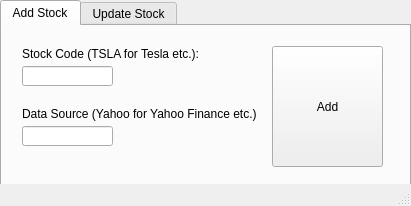
<?xml version="1.0" encoding="UTF-8"?>
<ui version="4.0">
 <class>MainWindow</class>
 <widget class="QMainWindow" name="MainWindow">
  <property name="geometry">
   <rect>
    <x>0</x>
    <y>0</y>
    <width>411</width>
    <height>206</height>
   </rect>
  </property>
  <property name="windowTitle">
   <string>Stock Data Compiler</string>
  </property>
  <widget class="QWidget" name="centralwidget">
   <widget class="QTabWidget" name="tabWidget">
    <property name="geometry">
     <rect>
      <x>0</x>
      <y>0</y>
      <width>411</width>
      <height>191</height>
     </rect>
    </property>
    <property name="currentIndex">
     <number>0</number>
    </property>
    <widget class="QWidget" name="addtab">
     <property name="toolTip">
      <string/>
     </property>
     <attribute name="title">
      <string>Add Stock</string>
     </attribute>
     <widget class="QLabel" name="stocklabel">
      <property name="geometry">
       <rect>
        <x>20</x>
        <y>20</y>
        <width>361</width>
        <height>16</height>
       </rect>
      </property>
      <property name="text">
       <string>Stock Code (TSLA for Tesla etc.):</string>
      </property>
     </widget>
     <widget class="QLineEdit" name="sourceinput">
      <property name="geometry">
       <rect>
        <x>20</x>
        <y>100</y>
        <width>91</width>
        <height>20</height>
       </rect>
      </property>
     </widget>
     <widget class="QLabel" name="sourcelabel">
      <property name="geometry">
       <rect>
        <x>20</x>
        <y>80</y>
        <width>261</width>
        <height>16</height>
       </rect>
      </property>
      <property name="text">
       <string>Data Source (Yahoo for Yahoo Finance etc.)</string>
      </property>
     </widget>
     <widget class="QLineEdit" name="stockinput">
      <property name="geometry">
       <rect>
        <x>20</x>
        <y>40</y>
        <width>91</width>
        <height>20</height>
       </rect>
      </property>
     </widget>
     <widget class="QPushButton" name="addbtn">
      <property name="geometry">
       <rect>
        <x>270</x>
        <y>20</y>
        <width>111</width>
        <height>121</height>
       </rect>
      </property>
      <property name="text">
       <string>Add</string>
      </property>
     </widget>
    </widget>
    <widget class="QWidget" name="updatetab">
     <attribute name="title">
      <string>Update Stock</string>
     </attribute>
     <widget class="QPushButton" name="updatebtn">
      <property name="geometry">
       <rect>
        <x>30</x>
        <y>10</y>
        <width>75</width>
        <height>23</height>
       </rect>
      </property>
      <property name="text">
       <string>Update</string>
      </property>
     </widget>
     <widget class="QTableView" name="stocklist">
      <property name="geometry">
       <rect>
        <x>120</x>
        <y>10</y>
        <width>271</width>
        <height>141</height>
       </rect>
      </property>
     </widget>
    </widget>
   </widget>
  </widget>
  <widget class="QStatusBar" name="statusbar"/>
 </widget>
 <resources/>
 <connections/>
</ui>
